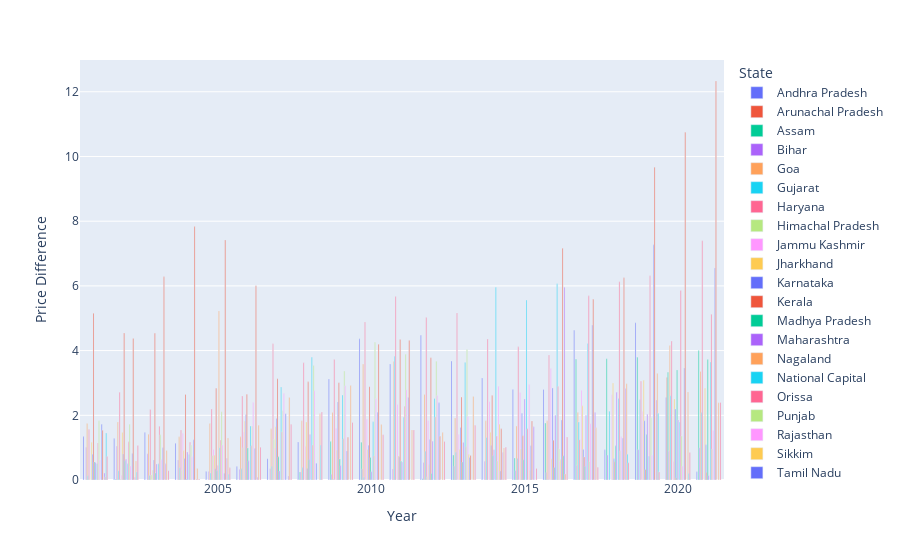

The notebook cell saved with this chart:
### Code cell
import plotly.express as px
  

fig = px.bar(price_diff, x="Year", y="Price Difference", 
             color="State", barmode = 'group')
  
fig.show()

### Figure 1 — Plotly figure (JSON) as saved in the notebook; plotly's stock layout.template omitted (floating-point values rounded to 4 significant figures)
{"data": [{"alignmentgroup": "True", "hovertemplate": "State=Andhra Pradesh<br>Year=%{x}<br>Price Difference=%{y}<extra></extra>", "legendgroup": "Andhra Pradesh", "marker": {"color": "#636efa", "pattern": {"shape": ""}}, "name": "Andhra Pradesh", "offsetgroup": "Andhra Pradesh", "orientation": "v", "showlegend": true, "textposition": "auto", "type": "bar", "x": [2001, 2002, 2003, 2004, 2005, 2006, 2007, 2008, 2009, 2010, 2011, 2012, 2013, 2014, 2015, 2016, 2017, 2018, 2019, 2020, 2021], "xaxis": "x", "y": [1.341, 1.28, 1.466, 1.139, 0.262, 0.4149, 0.66, 1.173, 3.122, 4.366, 3.587, 4.471, 3.68, 3.157, 2.796, 2.797, 4.629, 0.9336, 4.864, 2.55, 0.2551], "yaxis": "y"}, {"alignmentgroup": "True", "hovertemplate": "State=Arunachal Pradesh<br>Year=%{x}<br>Price Difference=%{y}<extra></extra>", "legendgroup": "Arunachal Pradesh", "marker": {"color": "#EF553B", "pattern": {"shape": ""}}, "name": "Arunachal Pradesh", "offsetgroup": "Arunachal Pradesh", "orientation": "v", "showlegend": true, "textposition": "auto", "type": "bar", "x": [2001, 2002, 2003, 2004, 2005, 2006, 2007, 2008, 2009, 2010, 2011, 2012, 2013, 2014, 2015, 2016, 2017, 2018, 2019, 2020, 2021], "xaxis": "x", "y": [0, 0, 0, 0, 0, 0, 0, 0, 0, 0, 0, 0, 0, 0, 0, 0, 0, 0, 0, 3.167, 0], "yaxis": "y"}, {"alignmentgroup": "True", "hovertemplate": "State=Assam<br>Year=%{x}<br>Price Difference=%{y}<extra></extra>", "legendgroup": "Assam", "marker": {"color": "#00cc96", "pattern": {"shape": ""}}, "name": "Assam", "offsetgroup": "Assam", "orientation": "v", "showlegend": true, "textposition": "auto", "type": "bar", "x": [2001, 2002, 2003, 2004, 2005, 2006, 2007, 2008, 2009, 2010, 2011, 2012, 2013, 2014, 2015, 2016, 2017, 2018, 2019, 2020, 2021], "xaxis": "x", "y": [0, 0.0307, 0, 0, 0, 0, 0, 0.25, 1.188, 1.167, 0, 0.04167, 0.7708, 0, 0.6829, 1.76, 3.729, 3.75, 3.792, 3.333, 4], "yaxis": "y"}, {"alignmentgroup": "True", "hovertemplate": "State=Bihar<br>Year=%{x}<br>Price Difference=%{y}<extra></extra>", "legendgroup": "Bihar", "marker": {"color": "#ab63fa", "pattern": {"shape": ""}}, "name": "Bihar", "offsetgroup": "Bihar", "orientation": "v", "showlegend": true, "textposition": "auto", "type": "bar", "x": [2001, 2002, 2003, 2004, 2005, 2006, 2007, 2008, 2009, 2010, 2011, 2012, 2013, 2014, 2015, 2016, 2017, 2018, 2019, 2020, 2021], "xaxis": "x", "y": [1.011, 1.051, 0.8143, 0.618, 0.2665, 0.3333, 0.3468, 0.25, 0.1771, 0.3438, 0.3438, 0.5417, 0.4223, 0.5833, 0.2917, 0.2292, 0.4583, 0.7708, 0.9375, 0.8958, 1], "yaxis": "y"}, {"alignmentgroup": "True", "hovertemplate": "State=Goa<br>Year=%{x}<br>Price Difference=%{y}<extra></extra>", "legendgroup": "Goa", "marker": {"color": "#FFA15A", "pattern": {"shape": ""}}, "name": "Goa", "offsetgroup": "Goa", "orientation": "v", "showlegend": true, "textposition": "auto", "type": "bar", "x": [2001, 2002, 2003, 2004, 2005, 2006, 2007, 2008, 2009, 2010, 2011, 2012, 2013, 2014, 2015, 2016, 2017, 2018, 2019, 2020, 2021], "xaxis": "x", "y": [1.75, 1.792, 1.417, 1.333, 1.75, 1.333, 1.583, 1.833, 2.083, 3.583, 3.667, 2.641, 1.917, 1.833, 1.667, 1.833, 2.083, 0, 0, 4.161, 3.354], "yaxis": "y"}, {"alignmentgroup": "True", "hovertemplate": "State=Gujarat<br>Year=%{x}<br>Price Difference=%{y}<extra></extra>", "legendgroup": "Gujarat", "marker": {"color": "#19d3f3", "pattern": {"shape": ""}}, "name": "Gujarat", "offsetgroup": "Gujarat", "orientation": "v", "showlegend": true, "textposition": "auto", "type": "bar", "x": [2001, 2002, 2003, 2004, 2005, 2006, 2007, 2008, 2009, 2010, 2011, 2012, 2013, 2014, 2015, 2016, 2017, 2018, 2019, 2020, 2021], "xaxis": "x", "y": [0.1323, 0.2875, 0.1416, 0.3813, 0.2183, 0.3448, 0.4156, 0.3833, 0.01562, 0.0875, 3.823, 0.8849, 0.8605, 1.314, 0.6622, 0.004972, 1.793, 2.125, 2.479, 2.604, 2.083], "yaxis": "y"}, {"alignmentgroup": "True", "hovertemplate": "State=Haryana<br>Year=%{x}<br>Price Difference=%{y}<extra></extra>", "legendgroup": "Haryana", "marker": {"color": "#FF6692", "pattern": {"shape": ""}}, "name": "Haryana", "offsetgroup": "Haryana", "orientation": "v", "showlegend": true, "textposition": "auto", "type": "bar", "x": [2001, 2002, 2003, 2004, 2005, 2006, 2007, 2008, 2009, 2010, 2011, 2012, 2013, 2014, 2015, 2016, 2017, 2018, 2019, 2020, 2021], "xaxis": "x", "y": [1.557, 2.709, 2.18, 1.546, 2.198, 2.599, 4.21, 3.624, 3.724, 4.887, 5.669, 5.02, 5.159, 4.355, 4.116, 3.865, 1.246, 0, 3.05, 4.295, 7.396], "yaxis": "y"}, {"alignmentgroup": "True", "hovertemplate": "State=Himachal Pradesh<br>Year=%{x}<br>Price Difference=%{y}<extra></extra>", "legendgroup": "Himachal Pradesh", "marker": {"color": "#B6E880", "pattern": {"shape": ""}}, "name": "Himachal Pradesh", "offsetgroup": "Himachal Pradesh", "orientation": "v", "showlegend": true, "textposition": "auto", "type": "bar", "x": [2001, 2002, 2003, 2004, 2005, 2006, 2007, 2008, 2009, 2010, 2011, 2012, 2013, 2014, 2015, 2016, 2017, 2018, 2019, 2020, 2021], "xaxis": "x", "y": [0.01238, 0.02736, 0.1536, 0.3027, 0.7568, 0.9956, 1.251, 1.776e-15, 1.776e-15, 7.105e-15, 7.105e-15, 0.09971, 0, 0, 3.553e-15, 1.066e-14, 3.553e-15, 7.105e-15, 0, 2.132e-14, 0], "yaxis": "y"}, {"alignmentgroup": "True", "hovertemplate": "State=Jammu Kashmir<br>Year=%{x}<br>Price Difference=%{y}<extra></extra>", "legendgroup": "Jammu Kashmir", "marker": {"color": "#FF97FF", "pattern": {"shape": ""}}, "name": "Jammu Kashmir", "offsetgroup": "Jammu Kashmir", "orientation": "v", "showlegend": true, "textposition": "auto", "type": "bar", "x": [2001, 2002, 2003, 2004, 2005, 2006, 2007, 2008, 2009, 2010, 2011, 2012, 2013, 2014, 2015, 2016, 2017, 2018, 2019, 2020, 2021], "xaxis": "x", "y": [0, 0.1469, 0, 1.447, 0.9443, 1.486, 0.9877, 1.041, 1.588, 1.881, 2.334, 1.835, 1.409, 2.422, 2.706, 3.447, 2.778, 2.633, 2.119, 0.5737, 0], "yaxis": "y"}, {"alignmentgroup": "True", "hovertemplate": "State=Jharkhand<br>Year=%{x}<br>Price Difference=%{y}<extra></extra>", "legendgroup": "Jharkhand", "marker": {"color": "#FECB52", "pattern": {"shape": ""}}, "name": "Jharkhand", "offsetgroup": "Jharkhand", "orientation": "v", "showlegend": true, "textposition": "auto", "type": "bar", "x": [2001, 2002, 2003, 2004, 2005, 2006, 2007, 2008, 2009, 2010, 2011, 2012, 2013, 2014, 2015, 2016, 2017, 2018, 2019, 2020, 2021], "xaxis": "x", "y": [1.167, 1.467, 0.2989, 0.9102, 0.7612, 1.812, 1.646, 1.792, 0.9167, 0.9443, 0.7385, 0.4684, 0.9401, 1.479, 0.9589, 0.6589, 2.292, 3, 3.083, 2.5, 2.833], "yaxis": "y"}, {"alignmentgroup": "True", "hovertemplate": "State=Karnataka<br>Year=%{x}<br>Price Difference=%{y}<extra></extra>", "legendgroup": "Karnataka", "marker": {"color": "#636efa", "pattern": {"shape": ""}}, "name": "Karnataka", "offsetgroup": "Karnataka", "orientation": "v", "showlegend": true, "textposition": "auto", "type": "bar", "x": [2001, 2002, 2003, 2004, 2005, 2006, 2007, 2008, 2009, 2010, 2011, 2012, 2013, 2014, 2015, 2016, 2017, 2018, 2019, 2020, 2021], "xaxis": "x", "y": [0.799, 0.7999, 0.6179, 0.6631, 0.3487, 2.016, 1.899, 0.3562, 2.41, 1.074, 0.7193, 1.254, 1.622, 1.064, 2.067, 2.846, 0.9445, 0.6541, 1.833, 2.194, 1.088], "yaxis": "y"}, {"alignmentgroup": "True", "hovertemplate": "State=Kerala<br>Year=%{x}<br>Price Difference=%{y}<extra></extra>", "legendgroup": "Kerala", "marker": {"color": "#EF553B", "pattern": {"shape": ""}}, "name": "Kerala", "offsetgroup": "Kerala", "orientation": "v", "showlegend": true, "textposition": "auto", "type": "bar", "x": [2001, 2002, 2003, 2004, 2005, 2006, 2007, 2008, 2009, 2010, 2011, 2012, 2013, 2014, 2015, 2016, 2017, 2018, 2019, 2020, 2021], "xaxis": "x", "y": [5.151, 4.544, 4.536, 2.645, 2.838, 2.654, 3.13, 3.035, 3.01, 2.886, 4.347, 3.78, 2.564, 2.609, 1.368, 1.229, 0.7129, 0.561, 0.3248, 0.06231, 0.229], "yaxis": "y"}, {"alignmentgroup": "True", "hovertemplate": "State=Madhya Pradesh<br>Year=%{x}<br>Price Difference=%{y}<extra></extra>", "legendgroup": "Madhya Pradesh", "marker": {"color": "#00cc96", "pattern": {"shape": ""}}, "name": "Madhya Pradesh", "offsetgroup": "Madhya Pradesh", "orientation": "v", "showlegend": true, "textposition": "auto", "type": "bar", "x": [2001, 2002, 2003, 2004, 2005, 2006, 2007, 2008, 2009, 2010, 2011, 2012, 2013, 2014, 2015, 2016, 2017, 2018, 2019, 2020, 2021], "xaxis": "x", "y": [0.5576, 0.5938, 0.2199, 0.02361, 0.2868, 0.9918, 0.7154, 0.625, 0.6528, 0.6944, 0.5833, 0.2014, 0.5556, 0.75, 0.625, 0.3889, 0.4167, 1.056, 1.403, 3.403, 3.722], "yaxis": "y"}, {"alignmentgroup": "True", "hovertemplate": "State=Maharashtra<br>Year=%{x}<br>Price Difference=%{y}<extra></extra>", "legendgroup": "Maharashtra", "marker": {"color": "#ab63fa", "pattern": {"shape": ""}}, "name": "Maharashtra", "offsetgroup": "Maharashtra", "orientation": "v", "showlegend": true, "textposition": "auto", "type": "bar", "x": [2001, 2002, 2003, 2004, 2005, 2006, 2007, 2008, 2009, 2010, 2011, 2012, 2013, 2014, 2015, 2016, 2017, 2018, 2019, 2020, 2021], "xaxis": "x", "y": [0.5417, 0.6417, 0.4917, 0.8667, 0.45, 0.5917, 0.275, 1.408, 0.445, 0.2567, 0.5454, 1.195, 1.158, 0.9375, 2.5, 2.0, 2, 2.71, 2.031, 1.851, 0.1374], "yaxis": "y"}, {"alignmentgroup": "True", "hovertemplate": "State=Nagaland<br>Year=%{x}<br>Price Difference=%{y}<extra></extra>", "legendgroup": "Nagaland", "marker": {"color": "#FFA15A", "pattern": {"shape": ""}}, "name": "Nagaland", "offsetgroup": "Nagaland", "orientation": "v", "showlegend": true, "textposition": "auto", "type": "bar", "x": [2001, 2002, 2003, 2004, 2005, 2006, 2007, 2008, 2009, 2010, 2011, 2012, 2013, 2014, 2015, 2016, 2017, 2018, 2019, 2020, 2021], "xaxis": "x", "y": [0, 0, 0, 0, 5.221, 0, 0, 0, 0, 0, 0, 0, 0, 0, 0, 0, 0, 0, 0, 0, 0], "yaxis": "y"}, {"alignmentgroup": "True", "hovertemplate": "State=National Capital<br>Year=%{x}<br>Price Difference=%{y}<extra></extra>", "legendgroup": "National Capital", "marker": {"color": "#19d3f3", "pattern": {"shape": ""}}, "name": "National Capital", "offsetgroup": "National Capital", "orientation": "v", "showlegend": true, "textposition": "auto", "type": "bar", "x": [2001, 2002, 2003, 2004, 2005, 2006, 2007, 2008, 2009, 2010, 2011, 2012, 2013, 2014, 2015, 2016, 2017, 2018, 2019, 2020, 2021], "xaxis": "x", "y": [0.5, 0.5, 0.5, 0.7917, 1, 1.667, 2.875, 3.792, 2.625, 1.802, 1.94, 2.52, 3.63, 5.957, 5.566, 6.063, 4.222, 2.516, 0.7374, 1.782, 3.646], "yaxis": "y"}, {"alignmentgroup": "True", "hovertemplate": "State=Orissa<br>Year=%{x}<br>Price Difference=%{y}<extra></extra>", "legendgroup": "Orissa", "marker": {"color": "#FF6692", "pattern": {"shape": ""}}, "name": "Orissa", "offsetgroup": "Orissa", "orientation": "v", "showlegend": true, "textposition": "auto", "type": "bar", "x": [2001, 2002, 2003, 2004, 2005, 2006, 2007, 2008, 2009, 2010, 2011, 2012, 2013, 2014, 2015, 2016, 2017, 2018, 2019, 2020, 2021], "xaxis": "x", "y": [1.14, 1.18, 1.661, 1.167, 1.236, 1.056, 1.486, 1.083, 1.272, 0.7385, 2.278, 1.944, 1.028, 1.361, 1.583, 2.889, 5.694, 6.127, 6.313, 5.857, 5.125], "yaxis": "y"}, {"alignmentgroup": "True", "hovertemplate": "State=Punjab<br>Year=%{x}<br>Price Difference=%{y}<extra></extra>", "legendgroup": "Punjab", "marker": {"color": "#B6E880", "pattern": {"shape": ""}}, "name": "Punjab", "offsetgroup": "Punjab", "orientation": "v", "showlegend": true, "textposition": "auto", "type": "bar", "x": [2001, 2002, 2003, 2004, 2005, 2006, 2007, 2008, 2009, 2010, 2011, 2012, 2013, 2014, 2015, 2016, 2017, 2018, 2019, 2020, 2021], "xaxis": "x", "y": [1.83, 1.72, 1.396, 1.072, 2.113, 1.67, 2.14, 3.541, 3.369, 4.257, 3.889, 3.672, 4.037, 0.5906, 1.066e-14, 0.9559, 0.5751, 0.9024, 1.924, 1.361, 0.9597], "yaxis": "y"}, {"alignmentgroup": "True", "hovertemplate": "State=Rajasthan<br>Year=%{x}<br>Price Difference=%{y}<extra></extra>", "legendgroup": "Rajasthan", "marker": {"color": "#FF97FF", "pattern": {"shape": ""}}, "name": "Rajasthan", "offsetgroup": "Rajasthan", "orientation": "v", "showlegend": true, "textposition": "auto", "type": "bar", "x": [2001, 2002, 2003, 2004, 2005, 2006, 2007, 2008, 2009, 2010, 2011, 2012, 2013, 2014, 2015, 2016, 2017, 2018, 2019, 2020, 2021], "xaxis": "x", "y": [0.6158, 0.436, 0.6239, 0.7206, 1.082, 2.392, 2.672, 2.758, 2.915, 2.515, 2.792, 2.612, 1.967, 2.896, 2.95, 0.5881, 1.742, 1.333, 0.7667, 0.4333, 1.533], "yaxis": "y"}, {"alignmentgroup": "True", "hovertemplate": "State=Sikkim<br>Year=%{x}<br>Price Difference=%{y}<extra></extra>", "legendgroup": "Sikkim", "marker": {"color": "#FECB52", "pattern": {"shape": ""}}, "name": "Sikkim", "offsetgroup": "Sikkim", "orientation": "v", "showlegend": true, "textposition": "auto", "type": "bar", "x": [2001, 2002, 2003, 2004, 2005, 2006, 2007, 2008, 2009, 2010, 2011, 2012, 2013, 2014, 2015, 2016, 2017, 2018, 2019, 2020, 2021], "xaxis": "x", "y": [0, 0, 0, 0, 0, 0, 0, 0, 0, 0, 0, 0, 0.7849, 1.723, 0.2913, 0.6301, 0, 0, 0, 0, 0], "yaxis": "y"}, {"alignmentgroup": "True", "hovertemplate": "State=Tamil Nadu<br>Year=%{x}<br>Price Difference=%{y}<extra></extra>", "legendgroup": "Tamil Nadu", "marker": {"color": "#636efa", "pattern": {"shape": ""}}, "name": "Tamil Nadu", "offsetgroup": "Tamil Nadu", "orientation": "v", "showlegend": true, "textposition": "auto", "type": "bar", "x": [2001, 2002, 2003, 2004, 2005, 2006, 2007, 2008, 2009, 2010, 2011, 2012, 2013, 2014, 2015, 2016, 2017, 2018, 2019, 2020, 2021], "xaxis": "x", "y": [1.721, 0.8155, 0.9944, 1.244, 0.2093, 0.9741, 2.052, 0.5181, 0.8977, 2.093, 2.548, 2.386, 0.6938, 0.2774, 1.06, 1.854, 4.789, 1.289, 7.269, 3.458, 6.556], "yaxis": "y"}, {"alignmentgroup": "True", "hovertemplate": "State=Telangana<br>Year=%{x}<br>Price Difference=%{y}<extra></extra>", "legendgroup": "Telangana", "marker": {"color": "#EF553B", "pattern": {"shape": ""}}, "name": "Telangana", "offsetgroup": "Telangana", "orientation": "v", "showlegend": true, "textposition": "auto", "type": "bar", "x": [2001, 2002, 2003, 2004, 2005, 2006, 2007, 2008, 2009, 2010, 2011, 2012, 2013, 2014, 2015, 2016, 2017, 2018, 2019, 2020, 2021], "xaxis": "x", "y": [1.542, 4.375, 6.28, 7.833, 7.417, 6.007, 0, 0, 1.321, 4.197, 4.31, 1.355, 0.7594, 1.584, 1.824, 7.167, 5.583, 6.25, 9.667, 10.75, 12.33], "yaxis": "y"}, {"alignmentgroup": "True", "hovertemplate": "State=Tripura<br>Year=%{x}<br>Price Difference=%{y}<extra></extra>", "legendgroup": "Tripura", "marker": {"color": "#00cc96", "pattern": {"shape": ""}}, "name": "Tripura", "offsetgroup": "Tripura", "orientation": "v", "showlegend": true, "textposition": "auto", "type": "bar", "x": [2001, 2002, 2003, 2004, 2005, 2006, 2007, 2008, 2009, 2010, 2011, 2012, 2013, 2014, 2015, 2016, 2017, 2018, 2019, 2020, 2021], "xaxis": "x", "y": [0, 0, 0, 0, 0, 0, 0, 0, 0, 0, 0, 0, 0, 0, 0, 0.75, 0, 0, 0, 0, 0], "yaxis": "y"}, {"alignmentgroup": "True", "hovertemplate": "State=Union Territories<br>Year=%{x}<br>Price Difference=%{y}<extra></extra>", "legendgroup": "Union Territories", "marker": {"color": "#ab63fa", "pattern": {"shape": ""}}, "name": "Union Territories", "offsetgroup": "Union Territories", "orientation": "v", "showlegend": true, "textposition": "auto", "type": "bar", "x": [2001, 2002, 2003, 2004, 2005, 2006, 2007, 2008, 2009, 2010, 2011, 2012, 2013, 2014, 2015, 2016, 2017, 2018, 2019, 2020, 2021], "xaxis": "x", "y": [0.2164, 0.07444, 0.4988, 0.02778, 0.6741, 0.08188, 0.1272, 0, 0, 0, 0, 0, 0, 0.8467, 1.642, 5.954, 2.087, 2.827, 2.471, 0, 0], "yaxis": "y"}, {"alignmentgroup": "True", "hovertemplate": "State=Uttar Pradesh<br>Year=%{x}<br>Price Difference=%{y}<extra></extra>", "legendgroup": "Uttar Pradesh", "marker": {"color": "#FFA15A", "pattern": {"shape": ""}}, "name": "Uttar Pradesh", "offsetgroup": "Uttar Pradesh", "orientation": "v", "showlegend": true, "textposition": "auto", "type": "bar", "x": [2001, 2002, 2003, 2004, 2005, 2006, 2007, 2008, 2009, 2010, 2011, 2012, 2013, 2014, 2015, 2016, 2017, 2018, 2019, 2020, 2021], "xaxis": "x", "y": [0.09607, 0.5881, 0.9135, 0.3538, 1.301, 1.694, 2.552, 2.045, 2.919, 1.713, 1.542, 1.465, 2.584, 0.9883, 0.007352, 0.1857, 1.614, 2.978, 3.29, 2.718, 2.389], "yaxis": "y"}, {"alignmentgroup": "True", "hovertemplate": "State=Uttarakhand<br>Year=%{x}<br>Price Difference=%{y}<extra></extra>", "legendgroup": "Uttarakhand", "marker": {"color": "#19d3f3", "pattern": {"shape": ""}}, "name": "Uttarakhand", "offsetgroup": "Uttarakhand", "orientation": "v", "showlegend": true, "textposition": "auto", "type": "bar", "x": [2001, 2002, 2003, 2004, 2005, 2006, 2007, 2008, 2009, 2010, 2011, 2012, 2013, 2014, 2015, 2016, 2017, 2018, 2019, 2020, 2021], "xaxis": "x", "y": [1.455, 0.25, 0, 0, 0.1771, 0, 0, 1.071, 0, 0, 0, 0, 0, 0, 0, 0, 0, 0.7973, 2.065, 0.1987, 0], "yaxis": "y"}, {"alignmentgroup": "True", "hovertemplate": "State=West Bengal<br>Year=%{x}<br>Price Difference=%{y}<extra></extra>", "legendgroup": "West Bengal", "marker": {"color": "#FF6692", "pattern": {"shape": ""}}, "name": "West Bengal", "offsetgroup": "West Bengal", "orientation": "v", "showlegend": true, "textposition": "auto", "type": "bar", "x": [2001, 2002, 2003, 2004, 2005, 2006, 2007, 2008, 2009, 2010, 2011, 2012, 2013, 2014, 2015, 2016, 2017, 2018, 2019, 2020, 2021], "xaxis": "x", "y": [0.7288, 1.07, 0.2897, 0.0279, 0.3753, 1.014, 1.712, 2.102, 1.778, 1.401, 1.543, 1.191, 1.696, 1.01, 0.3568, 1.329, 0.3954, 0.5337, 0.25, 0.853, 2.396], "yaxis": "y"}], "layout": {"barmode": "group", "legend": {"title": {"text": "State"}, "tracegroupgap": 0}, "margin": {"t": 60}, "xaxis": {"anchor": "y", "domain": [0, 1], "title": {"text": "Year"}}, "yaxis": {"anchor": "x", "domain": [0, 1], "title": {"text": "Price Difference"}}}}
